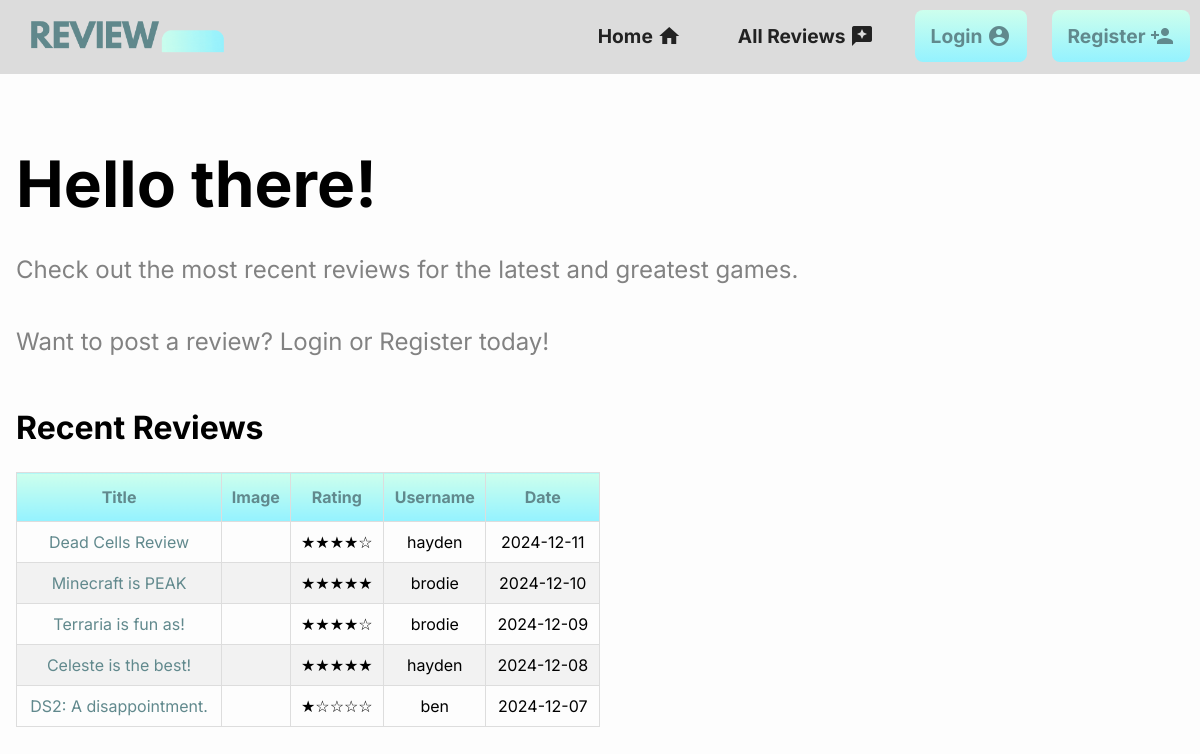
The page / on the database its author committed.
### tables this page shows
CREATE TABLE "Reviews"(id INTEGER PRIMARY KEY AUTOINCREMENT,
                     title TEXT NOT NULL,
                     reviewDate TEXT NOT NULL,
                     reviewerName TEXT NOT NULL,
                     rating INTEGER NOT NULL,
                     reviewText TEXT NOT NULL UNIQUE, 
                     reviewImage BLOB );

### main.py (the view)
@app.route("/")
def Home():
    reviewData = getRecentReviews()
    return render_template("index.html", reviews=reviewData) # Renders homepage and sets the review data to a useable variable

### db.py (called while the page is built)
def getDB():
    db = sqlite3.connect(".database/reviewos.db")
    db.row_factory = sqlite3.Row
    return db

def getRecentReviews():
    db = getDB()
    reviews = db.execute("SELECT * FROM Reviews ORDER BY reviewDate DESC LIMIT 5").fetchall()
    db.close()
    return reviews

### templates/index.html (shortened to what this page needs)
{% extends "base.html" %}
{% block content %}
<div class="container">
    {% if session['username'] %}
        <h1>Welcome back, {{ session['username'] }}</h1>
        <p>Check out the most recent reviews for the latest and greatest games. <br><br>Want to post a review?</p>
        <button><a class="bg" href="/postreview">Post Review <span class="inline-icon material-icons">edit</span></a></button>
    {% else %}
        <h1>Hello there!</h1>
        <p>Check out the most recent reviews for the latest and greatest games. <br><br>Want to post a review? Login or Register today!</p>
    {% endif %}
</div>
<br>
<h2>Recent Reviews</h2>
<table class="reviews_table">
    <thead>
        <th>Title</th>
        <th>Image</th>
        <th>Rating</th>
        <th>Username</th>
        <th>Date</th>
    </thead>
    <tbody>
        {% for review in reviews %}
        <tr>
            <td><a href="/{{ review['id'] }}">{{ review['title'] }}</a></td>
            <td>
            </td>
            <td>{{ '★'*review['rating'] + '☆'*(5-review['rating']) }}</td>
            <td>{{ review['reviewerName'] }}</td>
            <td>{{ review['reviewDate'] }}</td>
        </tr>
        {% endfor %}
    </tbody>
</table>
{% endblock %}

### static/css/style.css (style rules this page uses)
* { padding: 0; margin: 0; box-sizing: border-box; font-family: "Inter", sans-serif; }
body { background: #fdfdfd; font-size: 1rem; }
h1 { font-size: 4rem; padding-top: 120px; padding-bottom: 20px; }
h2 { font-size: 2rem; padding-bottom: 20px; font-weight: bolder; }
p { font-size: 1.5rem; color: rgb(130, 130, 130); font-weight: normal; padding-bottom: 20px; }
a { color: rgb(97, 137, 141); text-decoration: none; }
.reviews_table { font-family: "Inter", sans-serif; border-collapse: collapse; width: 50%; }
.reviews_table td, .reviews_table th { border: 1px solid #ddd; padding: 8px; text-align: center; }
.reviews_table tr:nth-child(even) { background-color: #f2f2f2; }
.reviews_table th { padding-top: 12px; padding-bottom: 12px; background-image: linear-gradient(rgb(205, 255, 237), rgb(148, 242, 255)); color: rgb(97, 137, 141); }

### rows shown on the page
Reviews: title "Dead Cells Review", rating "★★★★☆", reviewerName "hayden", reviewDate "2024-12-11"
Reviews: title "Minecraft is PEAK", rating "★★★★★", reviewerName "brodie", reviewDate "2024-12-10"
Reviews: title "Terraria is fun as!", rating "★★★★☆", reviewerName "brodie", reviewDate "2024-12-09"
Reviews: title "Celeste is the best!", rating "★★★★★", reviewerName "hayden", reviewDate "2024-12-08"
Reviews: title "DS2: A disappointment.", rating "★☆☆☆☆", reviewerName "ben", reviewDate "2024-12-07"
